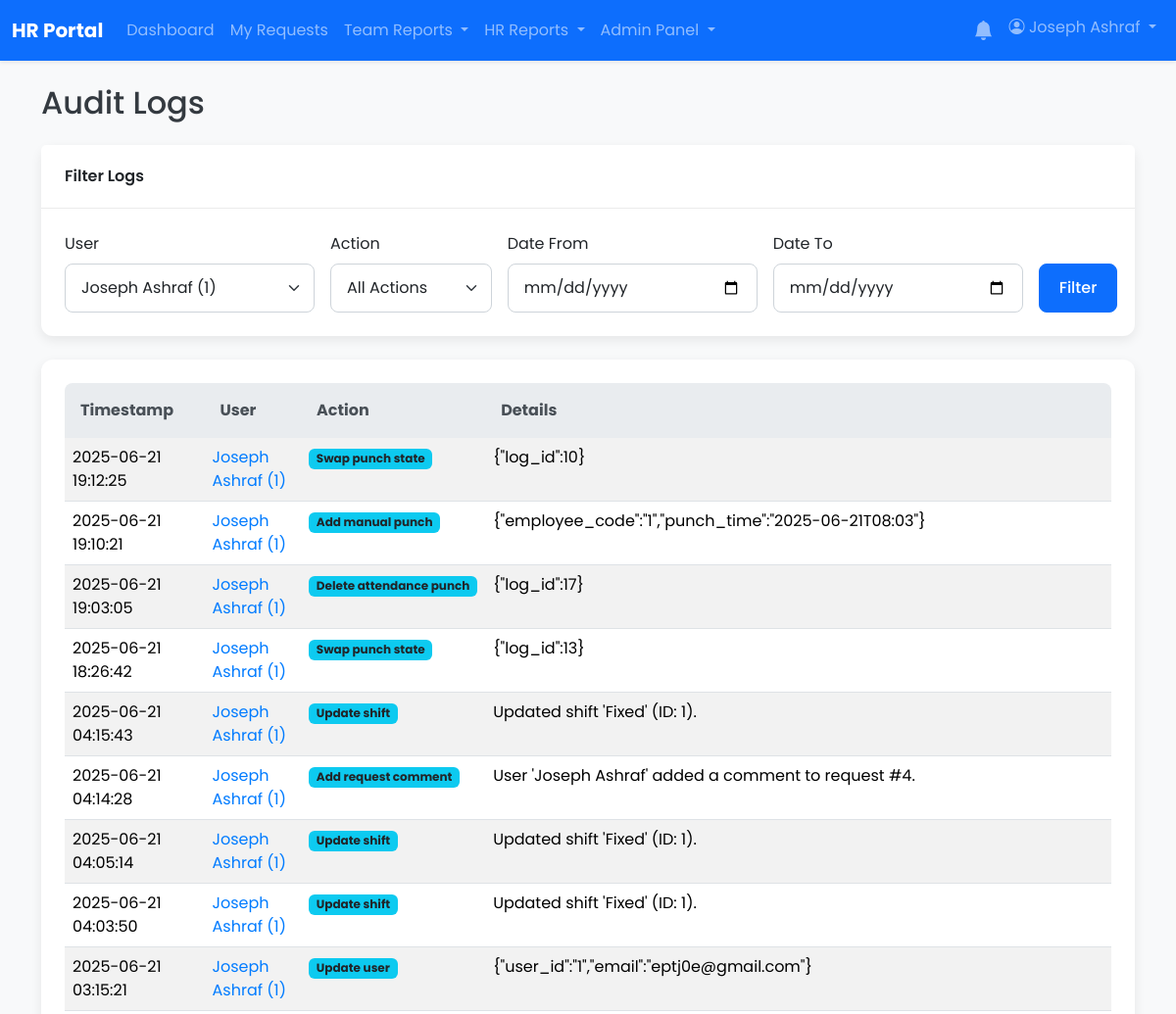
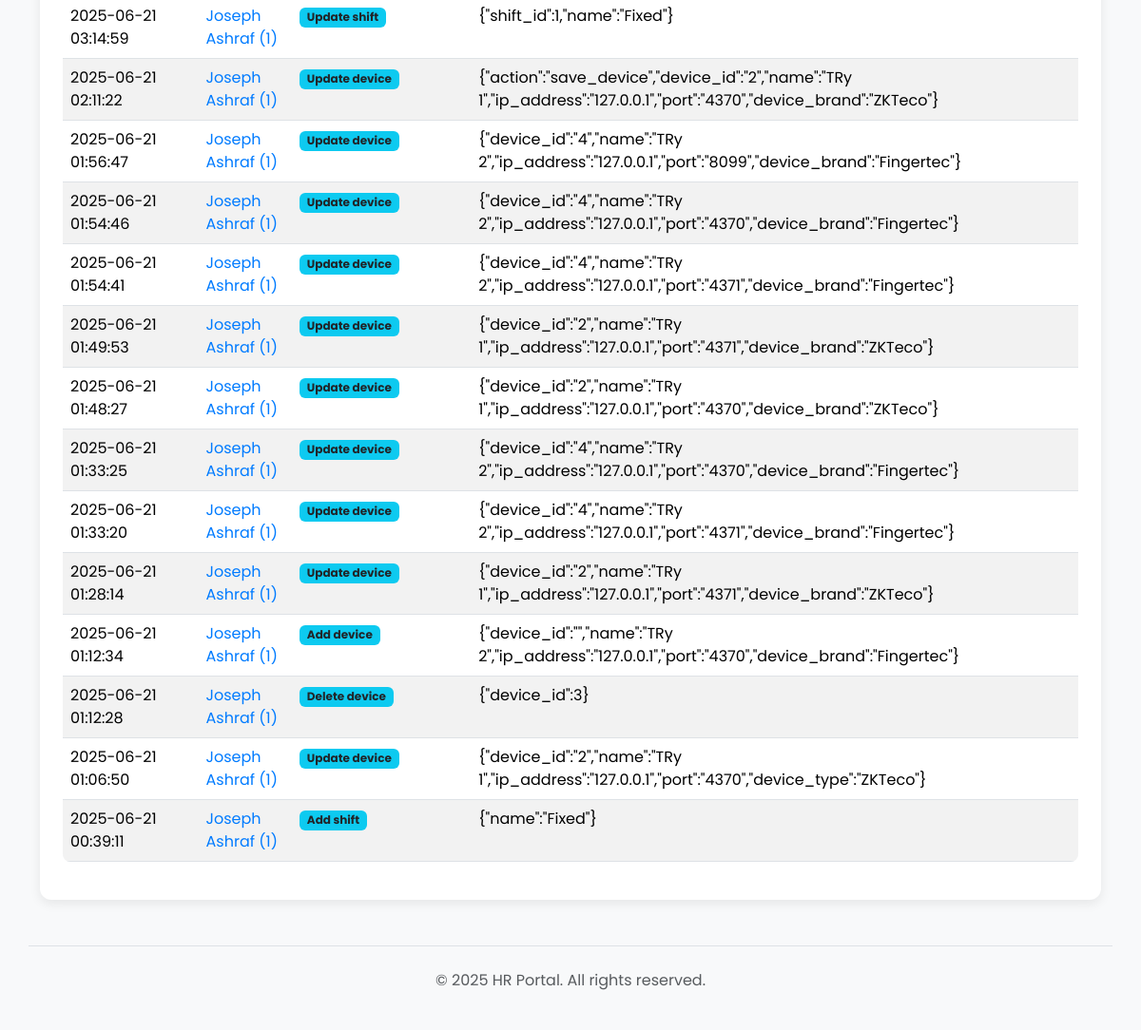
/admin/audit_logs.php?user_id=1 (signed in), run on the app's committed database (2 pictures, top to bottom).
### tables this page shows
CREATE TABLE `audit_logs` (
  `id` int(11) NOT NULL,
  `user_id` int(11) DEFAULT NULL,
  `action` varchar(255) NOT NULL,
  `details` text DEFAULT NULL,
  `created_at` timestamp NOT NULL DEFAULT current_timestamp()
);

CREATE TABLE `users` (
  `id` int(11) NOT NULL,
  `employee_code` varchar(50) DEFAULT NULL,
  `full_name` varchar(255) NOT NULL,
  `email` varchar(255) NOT NULL,
  `password` varchar(255) NOT NULL,
  `role` enum('user','manager','hr','hr_manager','admin') NOT NULL DEFAULT 'user',
  `shift_id` int(11) DEFAULT NULL,
  `department_id` int(11) DEFAULT NULL,
  `direct_manager_id` int(11) DEFAULT NULL,
  `is_active` tinyint(1) NOT NULL DEFAULT 1,
  `must_change_password` tinyint(1) NOT NULL DEFAULT 0,
  `created_at` timestamp NOT NULL DEFAULT current_timestamp(),
  `updated_at` timestamp NOT NULL DEFAULT current_timestamp() ON UPDATE current_timestamp(),
  `manager_id` int(11) DEFAULT NULL
);

### app/core/helpers.php (called while the page is built, shortened)
<?php
function sanitize_input($data) {
    $data = trim($data);
    $data = stripslashes($data);
    $data = htmlspecialchars($data, ENT_QUOTES, 'UTF-8');
    return $data;
}

### admin/audit_logs.php (the view, shortened to what this page needs)
<?php
require_once __DIR__ . '/../app/bootstrap.php';
$results_per_page = 25;
$page = isset($_GET['page']) ? (int)$_GET['page'] : 1;
$page = max(1, $page);
$offset = ($page - 1) * $results_per_page;
$filter_user = sanitize_input($_GET['user_id'] ?? '');
$filter_start_date = sanitize_input($_GET['start_date'] ?? '');
$filter_end_date = sanitize_input($_GET['end_date'] ?? '');
$where_clauses = [];
$params = [];
if (!empty($filter_user)) {
    $where_clauses[] = 'u.id = ?';
    $params[] = $filter_user;
}
$where_sql = count($where_clauses) > 0 ? 'WHERE ' . implode(' AND ', $where_clauses) : '';
$stmt_params = array_merge($params, [$results_per_page, $offset]);
$stmt = $pdo->prepare(
    "SELECT al.*, u.full_name, u.employee_code
     FROM audit_logs al
     LEFT JOIN users u ON al.user_id = u.id
     {$where_sql}
     ORDER BY al.created_at DESC
     LIMIT ? OFFSET ?"
);
$stmt->execute($stmt_params);
$logs = $stmt->fetchAll();
$users = $pdo->query("SELECT id, full_name, employee_code FROM users ORDER BY full_name")->fetchAll();
include __DIR__ . '/../app/templates/header.php';
?>
<h1 class="h2 mb-4">Audit Logs</h1>
<div class="card mb-4">
    <div class="card-header">Filter Logs</div>
    <div class="card-body">
        <form action="audit_logs.php" method="GET" class="row g-3 align-items-end">
            <div class="col-md-3">
                <label for="user_id" class="form-label">User</label>
                <select name="user_id" id="user_id" class="form-select">
                    <?php foreach ($users as $user): ?>
                        <option value="<?php echo $user['id']; ?>" <?php echo ($filter_user == $user['id']) ? 'selected' : ''; ?>>
                            <?php echo htmlspecialchars($user['full_name'] . ' (' . ($user['employee_code'] ?? 'N/A') . ')'); ?>
                        </option>
                    <?php endforeach; ?>
                </select>
            </div>
            <div class="col-md-2">
                <label for="action" class="form-label">Action</label>
                <select name="action" id="action" class="form-select">
                    <option value="">All Actions</option>
                </select>
            </div>
            <div class="col-md-3">
                <label for="start_date" class="form-label">Date From</label>
                <input type="date" name="start_date" id="start_date" class="form-control" value="<?php echo htmlspecialchars($filter_start_date); ?>">
            </div>
            <div class="col-md-3">
                <label for="end_date" class="form-label">Date To</label>
                <input type="date" name="end_date" id="end_date" class="form-control" value="<?php echo htmlspecialchars($filter_end_date); ?>">
            </div>
            <div class="col-md-1">
                <button type="submit" class="btn btn-primary">Filter</button>
            </div>
        </form>
    </div>
</div>
<div class="card">
    <div class="card-body">
        <div class="table-responsive">
            <table class="table table-striped table-hover">
                <thead>
                    <tr>
                        <th>Timestamp</th>
                        <th>User</th>
                        <th>Action</th>
                        <th>Details</th>
                    </tr>
                </thead>
                <tbody>
                    <?php if (empty($logs)): ?>
                        <tr>
                            <td colspan="4" class="text-center">No audit logs found matching your criteria.</td>
                        </tr>
                    <?php else: ?>
                        <?php foreach ($logs as $log): ?>
                            <tr>
                                <td><?php echo htmlspecialchars($log['created_at']); ?></td>
                                <td>
                                    <?php if ($log['full_name']): ?>
                                        <a href="?user_id=<?php echo $log['user_id']; ?>">
                                            <?php echo htmlspecialchars($log['full_name']); ?>
                                            (<?php echo htmlspecialchars($log['employee_code'] ?? 'N/A'); ?>)
                                        </a>
                                    <?php else: ?>
                                        <span class="text-muted">Unknown (ID: <?php echo htmlspecialchars($log['user_id'] ?? 'N/A'); ?>)</span>
                                    <?php endif; ?>
                                </td>
                                <td>
                                    <span class="badge bg-info text-dark"><?php echo htmlspecialchars(ucfirst(str_replace('_', ' ', $log['action']))); ?></span>
                                </td>
                                <td><?php echo htmlspecialchars($log['details'] ?? ''); ?></td>
                            </tr>
                        <?php endforeach; ?>
                    <?php endif; ?>
                </tbody>
            </table>
        </div>
    </div>
</div>
<?php
include __DIR__ . '/../app/templates/footer.php';
?>

### css/style.css (style rules this page uses)
* { box-sizing: border-box; }
html, body { height: 100%; margin: 0; padding: 0; }
body { font-family: 'Poppins', sans-serif; background-color: #f0f2f5; color: #343a40; }
a { color: #007bff; text-decoration: none; transition: color 0.2s ease-in-out; }
.card { border: none; border-radius: 0.75rem; box-shadow: 0 4px 12px rgba(0, 0, 0, 0.08); }
.card-header { background-color: #ffffff; border-bottom: 1px solid rgba(0, 0, 0, 0.08); font-weight: 600; padding: 1.25rem 1.5rem; border-top-left-radius: 0.75rem; border-top-right-radius: 0.75rem; }
.card-body { padding: 1.5rem; }
.form-control, .form-select { border-radius: 0.5rem; border: 1px solid #ced4da; padding: 0.75rem 1rem; }
.btn { border-radius: 0.5rem; font-weight: 500; padding: 0.75rem 1.25rem; }
.table { border-radius: 0.5rem; overflow: hidden; }
.table thead th { background-color: #e9ecef; color: #495057; border-bottom: none; padding: 1rem; }
.table-striped tbody tr:nth-of-type(odd) { background-color: #f8f9fa; }

### data on the page
audit_logs: created_at "2025-06-21 19:12:25", user.full_name "Joseph Ashraf", user.employee_code "1", action "Swap punch state", details "{\"log_id\":10}"
audit_logs: created_at "2025-06-21 19:10:21", user.full_name "Joseph Ashraf", user.employee_code "1", action "Add manual punch", details "{\"employee_code\":\"1\",\"punch_time\":\"2025-06-21T08:03\"}"
audit_logs: created_at "2025-06-21 19:03:05", user.full_name "Joseph Ashraf", user.employee_code "1", action "Delete attendance punch", details "{\"log_id\":17}"
audit_logs: created_at "2025-06-21 18:26:42", user.full_name "Joseph Ashraf", user.employee_code "1", action "Swap punch state", details "{\"log_id\":13}"
audit_logs: created_at "2025-06-21 04:15:43", user.full_name "Joseph Ashraf", user.employee_code "1", action "Update shift", details "Updated shift 'Fixed' (ID: 1)."
audit_logs: created_at "2025-06-21 04:14:28", user.full_name "Joseph Ashraf", user.employee_code "1", action "Add request comment", details "User 'Joseph Ashraf' added a comment to request #4."
audit_logs: created_at "2025-06-21 04:05:14", user.full_name "Joseph Ashraf", user.employee_code "1", action "Update shift", details "Updated shift 'Fixed' (ID: 1)."
audit_logs: created_at "2025-06-21 04:03:50", user.full_name "Joseph Ashraf", user.employee_code "1", action "Update shift", details "Updated shift 'Fixed' (ID: 1)."
audit_logs: created_at "2025-06-21 03:15:21", user.full_name "Joseph Ashraf", user.employee_code "1", action "Update user", details "{\"user_id\":\"1\",\"email\":\"eptj0e@gmail.com\"}"
audit_logs: created_at "2025-06-21 03:14:59", user.full_name "Joseph Ashraf", user.employee_code "1", action "Update shift", details "{\"shift_id\":1,\"name\":\"Fixed\"}"
audit_logs: created_at "2025-06-21 02:11:22", user.full_name "Joseph Ashraf", user.employee_code "1", action "Update device", details "{\"action\":\"save_device\",\"device_id\":\"2\",\"name\":\"TRy 1\",\"ip_address\":\"127.0.0.1\",\"port\":\"4370\",\"device_brand\":\"ZKTeco\"}"
audit_logs: created_at "2025-06-21 01:56:47", user.full_name "Joseph Ashraf", user.employee_code "1", action "Update device", details "{\"device_id\":\"4\",\"name\":\"TRy 2\",\"ip_address\":\"127.0.0.1\",\"port\":\"8099\",\"device_brand\":\"Fingertec\"}"
audit_logs: created_at "2025-06-21 01:54:46", user.full_name "Joseph Ashraf", user.employee_code "1", action "Update device", details "{\"device_id\":\"4\",\"name\":\"TRy 2\",\"ip_address\":\"127.0.0.1\",\"port\":\"4370\",\"device_brand\":\"Fingertec\"}"
audit_logs: created_at "2025-06-21 01:54:41", user.full_name "Joseph Ashraf", user.employee_code "1", action "Update device", details "{\"device_id\":\"4\",\"name\":\"TRy 2\",\"ip_address\":\"127.0.0.1\",\"port\":\"4371\",\"device_brand\":\"Fingertec\"}"
audit_logs: created_at "2025-06-21 01:49:53", user.full_name "Joseph Ashraf", user.employee_code "1", action "Update device", details "{\"device_id\":\"2\",\"name\":\"TRy 1\",\"ip_address\":\"127.0.0.1\",\"port\":\"4371\",\"device_brand\":\"ZKTeco\"}"
audit_logs: created_at "2025-06-21 01:48:27", user.full_name "Joseph Ashraf", user.employee_code "1", action "Update device", details "{\"device_id\":\"2\",\"name\":\"TRy 1\",\"ip_address\":\"127.0.0.1\",\"port\":\"4370\",\"device_brand\":\"ZKTeco\"}"
audit_logs: created_at "2025-06-21 01:33:25", user.full_name "Joseph Ashraf", user.employee_code "1", action "Update device", details "{\"device_id\":\"4\",\"name\":\"TRy 2\",\"ip_address\":\"127.0.0.1\",\"port\":\"4370\",\"device_brand\":\"Fingertec\"}"
audit_logs: created_at "2025-06-21 01:33:20", user.full_name "Joseph Ashraf", user.employee_code "1", action "Update device", details "{\"device_id\":\"4\",\"name\":\"TRy 2\",\"ip_address\":\"127.0.0.1\",\"port\":\"4371\",\"device_brand\":\"Fingertec\"}"
audit_logs: created_at "2025-06-21 01:28:14", user.full_name "Joseph Ashraf", user.employee_code "1", action "Update device", details "{\"device_id\":\"2\",\"name\":\"TRy 1\",\"ip_address\":\"127.0.0.1\",\"port\":\"4371\",\"device_brand\":\"ZKTeco\"}"
audit_logs: created_at "2025-06-21 01:12:34", user.full_name "Joseph Ashraf", user.employee_code "1", action "Add device", details "{\"device_id\":\"\",\"name\":\"TRy 2\",\"ip_address\":\"127.0.0.1\",\"port\":\"4370\",\"device_brand\":\"Fingertec\"}"
audit_logs: created_at "2025-06-21 01:12:28", user.full_name "Joseph Ashraf", user.employee_code "1", action "Delete device", details "{\"device_id\":3}"
audit_logs: created_at "2025-06-21 01:06:50", user.full_name "Joseph Ashraf", user.employee_code "1", action "Update device", details "{\"device_id\":\"2\",\"name\":\"TRy 1\",\"ip_address\":\"127.0.0.1\",\"port\":\"4370\",\"device_type\":\"ZKTeco\"}"
audit_logs: created_at "2025-06-21 00:39:11", user.full_name "Joseph Ashraf", user.employee_code "1", action "Add shift", details "{\"name\":\"Fixed\"}"

### other printed values
SITE_NAME "HR Portal"
$_SESSION['full_name'] "Joseph Ashraf"
form field user_id "Joseph Ashraf (1)"
